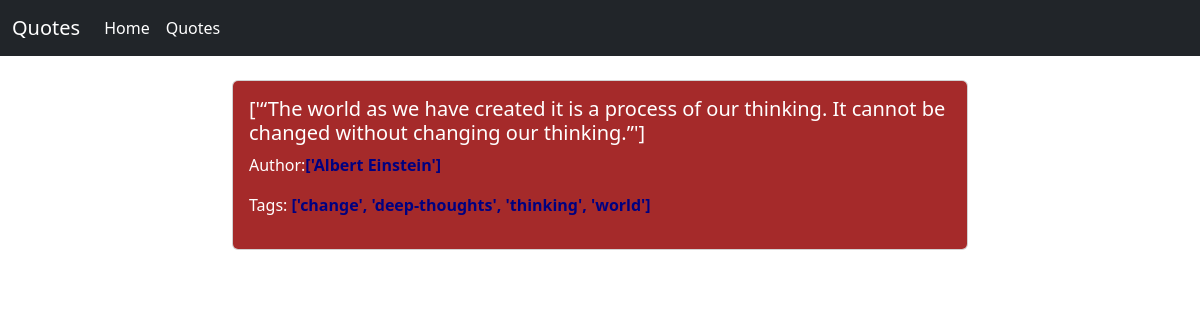
Page /quote/607/ on the committed database.
### base/models.py (models this page shows, shortened)
class Quotes(models.Model):
    title = models.CharField(max_length=100)
    author = models.CharField(max_length=100)
    tag = models.CharField(max_length=100)

### base/views.py (the view)
# urls.py: path('quote/<int:pk>/',views.myQuote,name='quote'),
def myQuote(request,pk):
    single_quote = Quotes.objects.get(pk=pk)
    context = {'single_quote':single_quote}
    return render(request,'base/singleQuote.html',context)

### base/templates/base/singleQuote.html
{% extends 'navbar.html' %}
{% block content %}
<div class="container">
    <div class="row">
        <div class="col-md-2"></div>
        <div class="col-md-8">
         <div class="card mt-4 mb-3">
            <div class="card-body" style="background-color: brown;color: white;border-radius: 5px;">
                <h5 class="card-title">{{ single_quote.title }} </h5>
                <p class="card-text">Author:<span style=" font-weight: 700;color: navy;">{{ single_quote.author}}</span></p>
                <p>Tags: <span style="color:navy;font-weight: 700;"> {{ single_quote.tag }}</span></p>
            </div>
        </div>
        </div>
        <div class="col-md-2"></div>
    </div>
</div>
{% endblock content %}

### rows in the picture
Quotes: title "['“The world as we have created it is a process of our thinking. It cannot be changed without changing our thinking.”']", author "['Albert Einstein']", tag "['change', 'deep-thoughts', 'thinking', 'world']"
